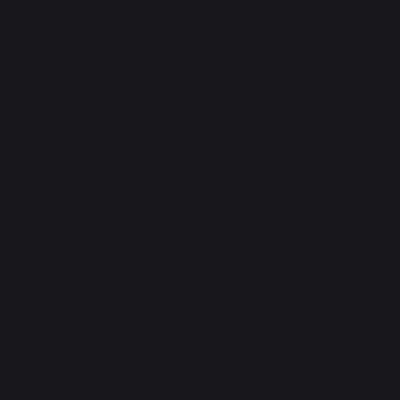
Frame 1 (no input)
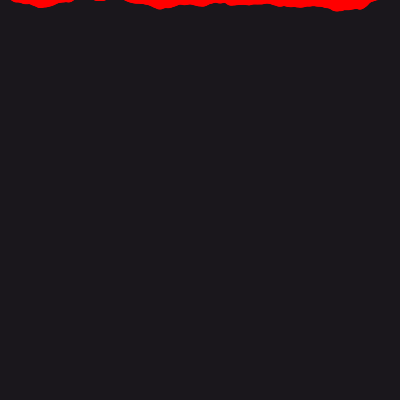
Frame 60 (no input)
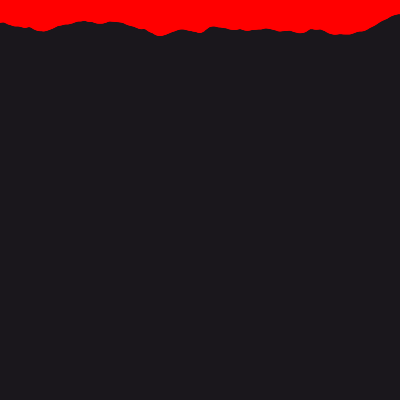
Frame 120 (the mouse pressed at the canvas centre since frame 60)

The p5.js sketch that drew these frames (run headless with seeded random() and noise() and a simulated clock; from frame 60 on, the mouse is pressed at the canvas centre):

// p5.js sketch
// ── sketch.js
let y = -5,
  scl = 0.025,
  spd = 0.05;

const levels = [0.45, 0.4, 0.3, 0.2, 0.1];

function setup() {
  colorMode(HSL, 360, 1, 1, 1);
  createCanvas(400, 400);
  noStroke();
  background(280, 0.1, 0.1, 1);
}

const generate = _ => {
  for (let x = 0; x < width; x++) {
    let n = noise(x * scl, height * scl + y / 16);
    fill(0, 1, 0.5, 1);
    ellipse(x, y * 8 + n * 32, 4);
  }
  y += spd;
}

const checkIfGenerationIsDone = _ => {
  return (y > height * 0.125);
}

function draw() {
  if (!checkIfGenerationIsDone()) {
    generate();
  }
}
